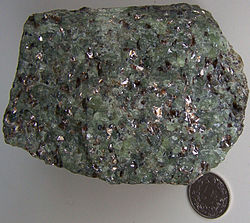
#> input picture offline processing/1.jpg, 250 x 223 px, found by its file name
$ python shape_similarity.py   (older library calls are emulated)
#> lines starting #> are read from the running program, lines starting #| are printed output that depends on the picture; after the words box and inside, x2 and y2 are one past the last pixel; in counts of white or black regions, pixels touching at a corner belong together
#shape similarity
import cv2
import numpy as np
img1 = cv2.imread('1.jpg',0)
#> img1: shape (223, 250); min 0, max 255, mean 101.7
img2 = cv2.imread('rocks2.jpg',0)
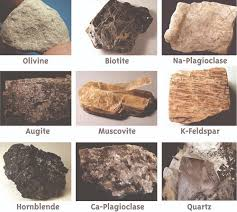
#> input picture rocks2.jpg, 237 x 212 px
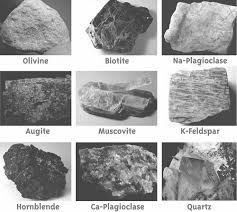
#> img2: shape (212, 237); min 31, max 255, mean 160.6
ret, thresh = cv2.threshold(img1, 127, 255,0)
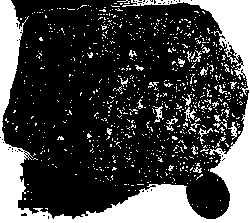
#> thresh: shape (223, 250); 27.5% white; 832 white regions (803 under 20 px), largest, box (x1, y1, x2, y2) and area: (0, 0, 250, 223) 12075, (153, 106, 164, 123) 72, (184, 107, 196, 121) 68
ret, thresh2 = cv2.threshold(img2, 127, 255,0)
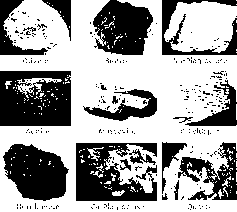
#> thresh2: shape (212, 237); 62.9% white; 308 black regions (288 under 20 px)
_,contours,hierarchy = cv2.findContours(thresh,2,1)
#> contours = 920 contours, 909 with area under 20; largest, box (x1, y1, x2, y2) and area: (0, 0, 250, 223) 11318, (227, 44, 237, 62) 74, (235, 54, 244, 66) 49, (153, 106, 164, 123) 44, (184, 107, 196, 121) 44
print(len(contours))
#| 920
cnt1 = contours[0]
#> cnt1 = [[221, 210]]
_,contours,hierarchy = cv2.findContours(thresh2,2,1)
#> contours = 580 contours, 558 with area under 20; largest, box (x1, y1, x2, y2) and area: (0, 0, 237, 212) 35148, (75, 142, 158, 202) 3400, (2, 143, 70, 202) 2800, (164, 1, 237, 53) 2729, (83, 88, 158, 122) 1032
print(len(contours))
#| 580
cnt2 = contours[0]
#> cnt2 = [[200, 195], [200, 196]]
ret = cv2.matchShapes(cnt1,cnt2,1,0.0)
#> ret = 0
print(ret)
#| 0.0
